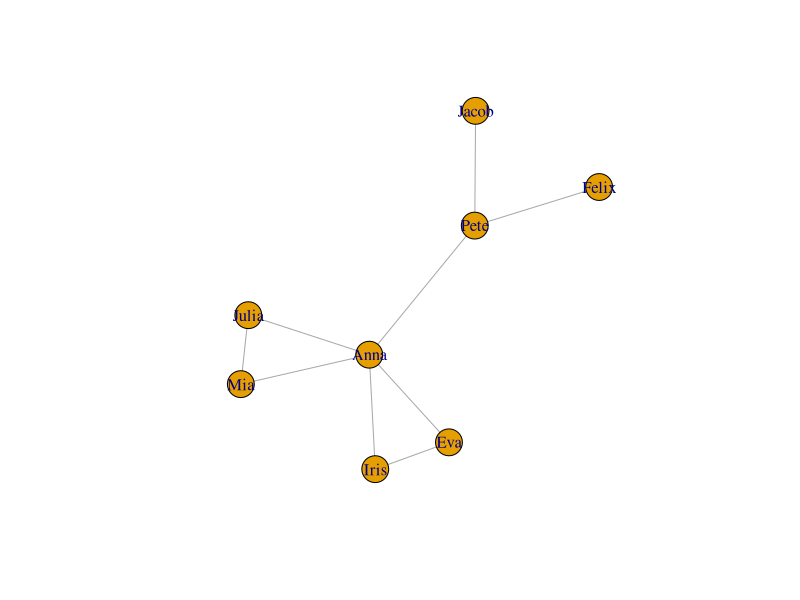
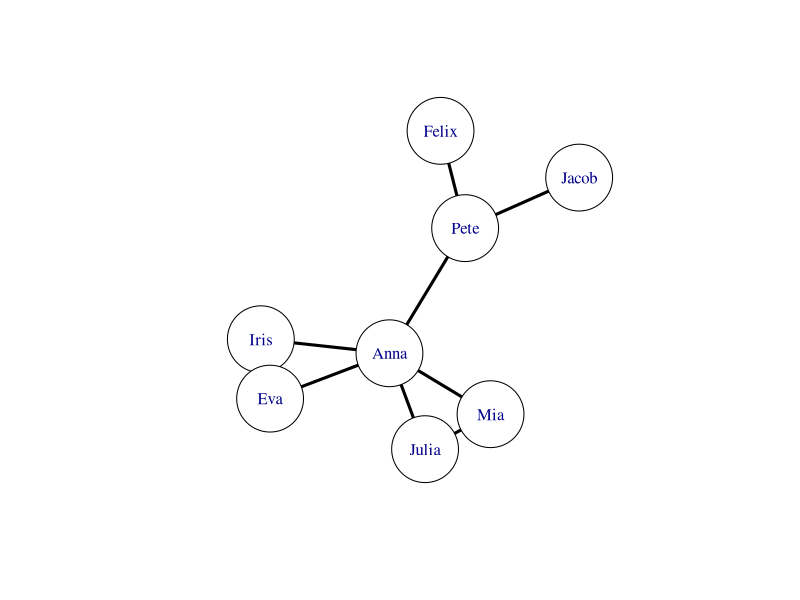
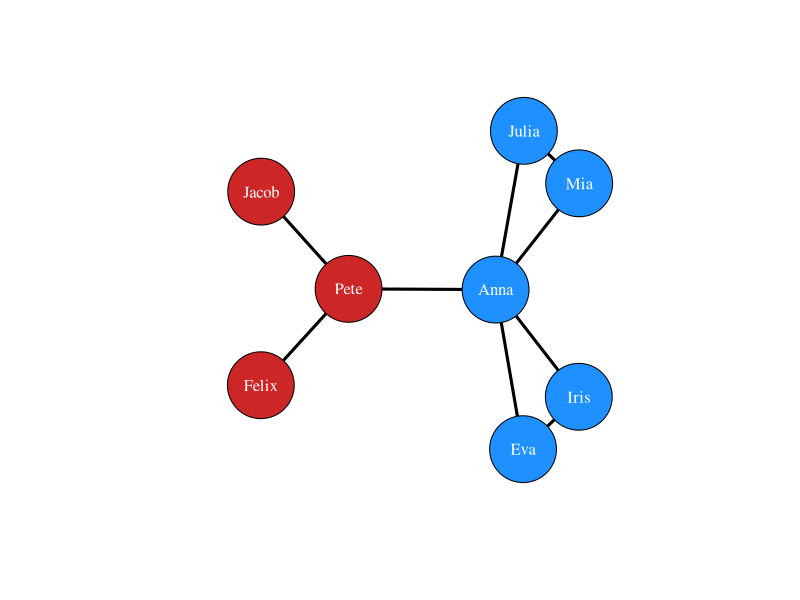
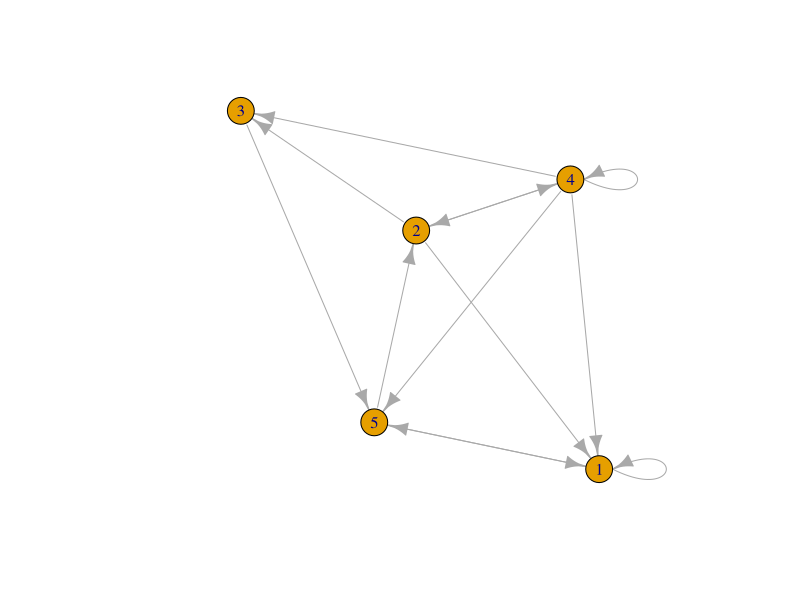

These figures' R source, in order:
## ---- chunk 1
library(igraph)
net <- graph_from_literal(Iris--Eva--Anna, 
                          Jacob--Pete--Felix, 
                          Julia--Anna--Mia, 
                          Anna--Iris, 
                          Anna--Pete,
                          Julia--Mia)
plot(net)
## ---- chunk 2
plot(net, 
     vertex.color="white", 
     vertex.size=42,
     edge.color="black",
     edge.width=3)
## ---- chunk 3
V(net)
E(net)
## ---- chunk 4
V(net)$sex <- "girl"
V(net)$sex[ V(net)$name %in% c("Felix","Jacob","Pete") ] <- "boy"
V(net)$sex
## ---- chunk 5
V(net)$col <- 'dodgerblue'
V(net)$col[ V(net)$sex=="boy" ] <- 'firebrick3'

plot(net, 
     vertex.color=V(net)$col, 
     vertex.size=42,
     vertex.label.color="white",
     edge.color="black",
     edge.width=3)
## ---- chunk 6
m <- matrix(sample(x=0:1, size=25, replace=T), ncol=5)
plot(graph_from_adjacency_matrix(adjmatrix=m) )
